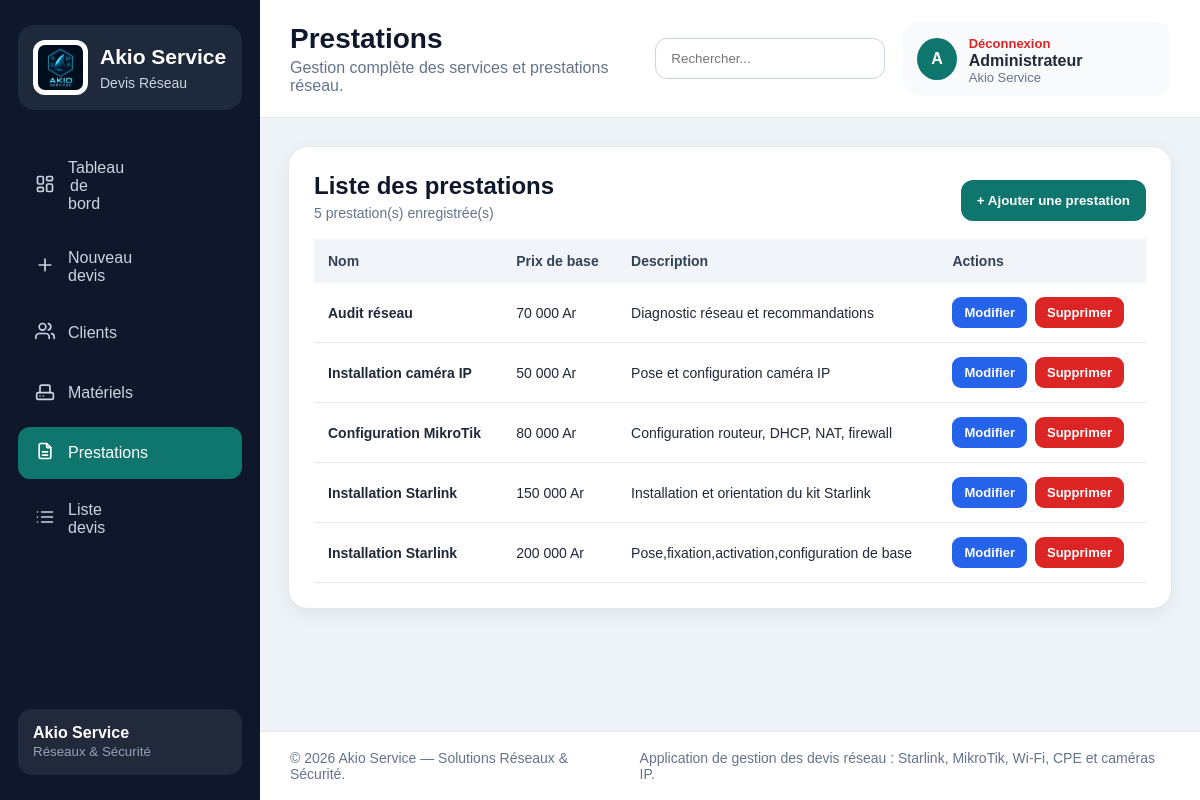
/services.php (signed in), run on the app's committed database.
### tables this page shows
CREATE TABLE `prestations` (
  `id` int(11) NOT NULL AUTO_INCREMENT,
  `nom` varchar(100) NOT NULL,
  `prix_base` decimal(12,2) NOT NULL,
  `description` text DEFAULT NULL,
  PRIMARY KEY (`id`)
);

### services.php (the view, shortened to what this page needs)
<?php
require_once "config.php";
$requete = $pdo->query("
    SELECT *
    FROM prestations
    ORDER BY id DESC
");
$prestations = $requete->fetchAll(PDO::FETCH_ASSOC);
require_once "includes/header.php";
?>
<section class="content">
    <div class="panel">
        <div class="panel-header">
            <div>
                <h2>Liste des prestations</h2>
                <p class="panel-subtitle">
                    <?php echo count($prestations); ?> prestation(s) enregistrée(s)
                </p>
            </div>
            <button type="button" class="btn-submit" onclick="openAddServiceModal()">
                + Ajouter une prestation
            </button>
        </div>
        <?php if (count($prestations) > 0): ?>
            <table>
                <thead>
                    <tr>
                        <th>Nom</th>
                        <th>Prix de base</th>
                        <th>Description</th>
                        <th>Actions</th>
                    </tr>
                </thead>
                <tbody>
                    <?php foreach ($prestations as $prestation): ?>
                        <tr>
                            <td>
                                <strong><?php echo htmlspecialchars($prestation["nom"]); ?></strong>
                            </td>
                            <td>
                                <?php echo number_format($prestation["prix_base"], 0, ",", " "); ?> Ar
                            </td>
                            <td>
                                <?php echo htmlspecialchars($prestation["description"]); ?>
                            </td>
                            <td>
                                <div class="table-actions">
                                    <button
                                        type="button"
                                        class="btn-edit"
                                        onclick="openEditServiceModal(
                                            '<?php echo $prestation["id"]; ?>',
                                            '<?php echo htmlspecialchars($prestation["nom"], ENT_QUOTES); ?>',
                                            '<?php echo htmlspecialchars($prestation["prix_base"], ENT_QUOTES); ?>',
                                            '<?php echo htmlspecialchars($prestation["description"], ENT_QUOTES); ?>'
                                        )"
                                    >
                                        Modifier
                                    </button>
                                    <button
                                        type="button"
                                        class="btn-delete"
                                        onclick="openDeleteServiceModal('<?php echo $prestation["id"]; ?>')"
                                    >
                                        Supprimer
                                    </button>
                                </div>
                            </td>
                        </tr>
                    <?php endforeach; ?>
                </tbody>
            </table>
        <?php endif; ?>
    </div>
</section>
<?php require_once "includes/footer.php"; ?>

### css/style.css (style rules this page uses)
:root { --color-accent: #0f766e; --color-accent-dark: #115e59; --color-bg: #eef3f8; --color-panel-bg: #ffffff; --color-empty-bg: #f8fafc; --color-table-header-bg: #f1f5f9; --color-status-bg: #dbeafe; --color-text: #1f2937; --color-text-strong: #0f172a; --color-text-secondary: #64748b; --color-border: #e5e7eb; --color-border-input: #cbd5e1; --color-shadow: rgba(0,0,0,0.06); }
* { margin: 0; padding: 0; box-sizing: border-box; }
body { font-family: Arial, sans-serif; background: var(--color-bg); color: var(--color-text); }
.content { padding: 28px; flex: 1; }
.panel { background: var(--color-panel-bg); padding: 25px; border-radius: 20px; border: 1px solid var(--color-border); box-shadow: 0 5px 18px var(--color-shadow); }
.panel-header { display: flex; justify-content: space-between; align-items: center; margin-bottom: 18px; }
.panel-header h2 { color: var(--color-text-strong); }
table { width: 100%; border-collapse: collapse; }
th { background: var(--color-table-header-bg); padding: 14px; text-align: left; color: #334155; font-size: 14px; }
td { padding: 14px; border-bottom: 1px solid var(--color-border); font-size: 14px; }
.btn-submit { background: var(--color-accent); color: white; border: none; padding: 13px 16px; border-radius: 12px; font-weight: bold; cursor: pointer; margin-top: 8px; }

### css/services.css (style rules this page uses)
.panel-subtitle { color: #64748b; margin-top: 5px; font-size: 14px; }
.table-actions { display: flex; gap: 8px; flex-wrap: wrap; }
.btn-edit, .btn-delete, .btn-cancel { border: none; cursor: pointer; padding: 8px 12px; border-radius: 9px; text-decoration: none; font-size: 13px; font-weight: bold; display: inline-block; }
.btn-edit { background: #2563eb; color: white; }
.btn-delete { background: #dc2626; color: white; }

### data on the page
prestations: nom "Audit réseau", prix_base "70 000", description "Diagnostic réseau et recommandations"
prestations: nom "Installation caméra IP", prix_base "50 000", description "Pose et configuration caméra IP"
prestations: nom "Configuration MikroTik", prix_base "80 000", description "Configuration routeur, DHCP, NAT, firewall"
prestations: nom "Installation Starlink", prix_base "150 000", description "Installation et orientation du kit Starlink"
prestations: nom "Installation Starlink", prix_base "200 000", description "Pose,fixation,activation,configuration de base"

### other printed values
$item['label'] "Tableau de bord"
$item['label'] "Nouveau devis"
$item['label'] "Clients"
$item['label'] "Matériels"
$item['label'] "Prestations"
$item['label'] "Liste devis"
$titre_page "Prestations"
$description_page "Gestion complète des services et prestations réseau."
count($prestations) "5"
